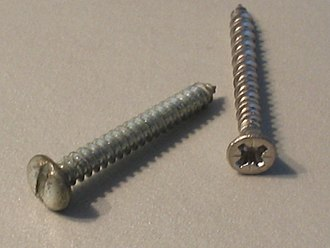
#> input picture img/tornillos.jpg, 330 x 248 px
$ jupyter execute tarea4.ipynb
#> lines starting #> are read from the running program, lines starting #| are printed output that depends on the picture; after the words box and inside, x2 and y2 are one past the last pixel; in counts of white or black regions, pixels touching at a corner belong together
[cell 1]
import cv2
import numpy as np
import matplotlib.pyplot as plt
from skimage.morphology import skeletonize

[cell 2]
img = cv2.imread("img/tornillos.jpg")
#> img is the input picture: shape (248, 330, 3); mean B, G, R 130, 143.6, 154.1

gray = cv2.cvtColor(img, cv2.COLOR_BGR2GRAY)

# suavizado
blur = cv2.GaussianBlur(gray,(5,5),0)

# umbral
_, thresh = cv2.threshold(blur,0,255,cv2.THRESH_BINARY + cv2.THRESH_OTSU)
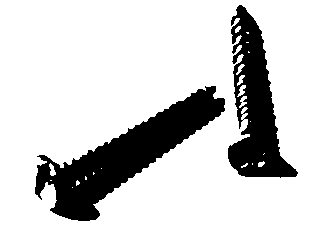
#> thresh: shape (248, 330); 82.7% white; 2 black regions, box (x1, y1, x2, y2) and area: (35, 86, 225, 221) 8482, (228, 5, 298, 178) 5660

# invertir si  son obscuros
thresh = cv2.bitwise_not(thresh)

# separar objetos
kernel = np.ones((3,3),np.uint8)
erode = cv2.erode(thresh,kernel,iterations=1)
#> erode: shape (248, 330); 14.8% white; 12 white regions (8 under 20 px), largest, box (x1, y1, x2, y2) and area: (36, 87, 224, 220) 7537, (229, 6, 296, 176) 4428, (41, 156, 51, 163) 23, (235, 76, 238, 86) 21
dilate = cv2.dilate(erode,kernel,iterations=1)
#> dilate: shape (248, 330); 17.1% white; 7 white regions, largest, box (x1, y1, x2, y2) and area: (35, 86, 225, 221) 8452, (228, 5, 297, 177) 5274, (234, 75, 240, 96) 90

# conectividad
num_labels, labels, stats, centroids = cv2.connectedComponentsWithStats(dilate)
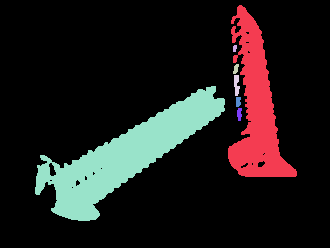
#> labels: shape (248, 330) int32; 8 distinct labels, from 0 to 7; one colour per label, 0 black
#> num_labels = 8; stats = [[0, 0, 330, 248, 67863], [228, 5, 69, 172, 5274], [233, 45, 4, 7, 24], [233, 64, 6, 10, 40], [234, 75, 6, 21, 90], [35, 86, 190, 135, 8452], [236, 97, 5, 10, 45], [237, 108, 5, 13, 52]]; centroids = [[162, 120.9], [256.1, 107.8], [234.4, 47.88], [235.5, 68.5], [236.1, 84.36], [124.9, 155.4], [237.8, 101.3], [239, 113.6]]

count = 0
area_min = 200

output = img.copy()

for i in range(1,num_labels):

    area = stats[i, cv2.CC_STAT_AREA]

    if area > area_min:

        count += 1

        x = stats[i, cv2.CC_STAT_LEFT]
        y = stats[i, cv2.CC_STAT_TOP]
        w = stats[i, cv2.CC_STAT_WIDTH]
        h = stats[i, cv2.CC_STAT_HEIGHT]

        cv2.rectangle(output,(x,y),(x+w,y+h),(0,255,0),2)
#> this loop made 7 passes
#> (area, x, y, w, h) on passes 1, 5: (5274, 228, 5, 69, 172), (8452, 35, 86, 190, 135)
#> area on passes 2, 3, 4, 6, 7: 24, 40, 90, 45, 52
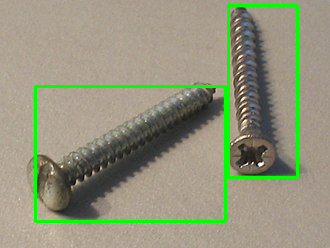
#> output: shape (248, 330, 3); 4.14% of pixels changed, all inside (x1, y1, x2, y2) = (34, 4, 299, 223)
#> after the loop, count = 2

print("Número de tornillos:",count)
#| Número de tornillos: 2

plt.imshow(cv2.cvtColor(output, cv2.COLOR_BGR2RGB))
plt.axis("off")
plt.show()

[cell 3]
import cv2
import numpy as np
import matplotlib.pyplot as plt

img = cv2.imread("img/tornillos_2.jpg")
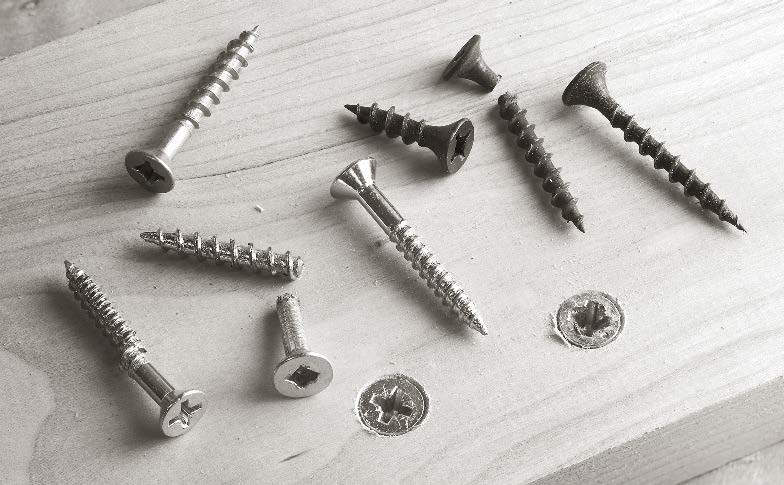
#> input picture img/tornillos_2.jpg, 784 x 485 px
#> img is the input picture: shape (485, 784, 3); mean B, G, R 181.9, 186.5, 189.8

gray = cv2.cvtColor(img, cv2.COLOR_BGR2GRAY)
#> gray: shape (485, 784)

# suavizado
blur = cv2.GaussianBlur(gray,(5,5),0)
#> blur: shape (485, 784)

# umbral
_, thresh = cv2.threshold(blur,0,255,cv2.THRESH_BINARY + cv2.THRESH_OTSU)
#> thresh: shape (485, 784); 77.9% white; 152 black regions (114 under 20 px), largest, box (x1, y1, x2, y2) and area: (0, 259, 183, 462) 19250, (0, 31, 252, 236) 11437, (303, 162, 485, 340) 9445

# invertir
thresh = cv2.bitwise_not(thresh)

# cerrar huecos (une partes del tornillo)
kernel = np.ones((7,7),np.uint8)
close = cv2.morphologyEx(thresh, cv2.MORPH_CLOSE, kernel)
#> close: shape (485, 784); 23.7% white; 59 white regions (37 under 20 px), largest, box (x1, y1, x2, y2) and area: (0, 229, 203, 462) 22302, (303, 103, 485, 340) 17240, (111, 228, 322, 407) 13508

# eliminar ruido pequeño
open_img = cv2.morphologyEx(close, cv2.MORPH_OPEN, kernel)
#> open_img: shape (485, 784); 23% white; 18 white regions, largest, box (x1, y1, x2, y2) and area: (0, 262, 196, 460) 20732, (113, 231, 320, 407) 13282, (0, 33, 247, 235) 11917

# conectividad
num_labels, labels, stats, centroids = cv2.connectedComponentsWithStats(open_img)
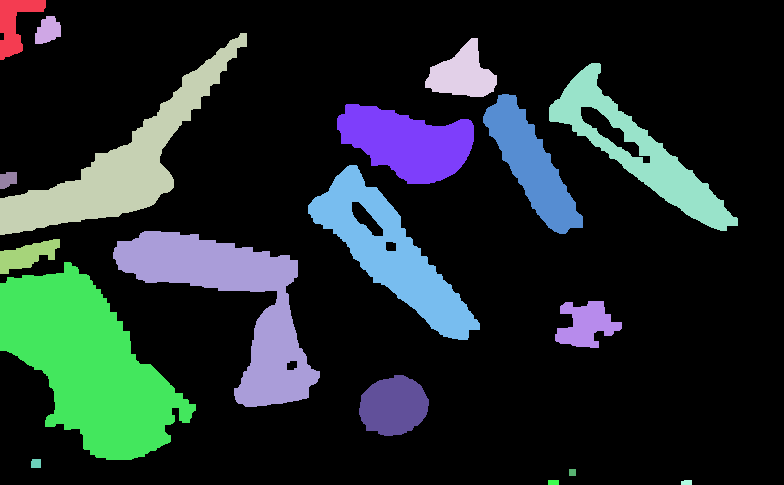
#> labels: shape (485, 784) int32; 19 distinct labels, from 0 to 18; one colour per label, 0 black
#> num_labels = 19; stats = 19 rows, first 6: [0, 0, 784, 485, 292644], [0, 0, 46, 60, 1353], [35, 16, 26, 28, 530], [0, 33, 247, 202, 11917], [425, 38, 72, 59, 2464], [549, 63, 189, 168, 7861]; centroids = 19 rows, first 8: [423.8, 240], [14.36, 23.25], [47.55, 30.16], [119.9, 163.6], [462.1, 73.94], [638.9, 151.2], [531.2, 164.3], [406.9, 142.3]

count = 0
area_min = 1200

output = img.copy()

for i in range(1,num_labels):

    area = stats[i, cv2.CC_STAT_AREA]

    if area > area_min:

        count += 1

        x = stats[i, cv2.CC_STAT_LEFT]
        y = stats[i, cv2.CC_STAT_TOP]
        w = stats[i, cv2.CC_STAT_WIDTH]
        h = stats[i, cv2.CC_STAT_HEIGHT]

        cv2.rectangle(output,(x,y),(x+w,y+h),(0,255,0),2)
#> this loop made 18 passes
#> (area, x, y, w, h) on passes 1, 3, 4, 5, 6, 7, 8, 10, 12, 13, 14: (1353, 0, 0, 46, 60), (11917, 0, 33, 247, 202), (2464, 425, 38, 72, 59), (7861, 549, 63, 189, 168), (5660, 483, 94, 100, 140), (7053, 337, 104, 137, 80), (9973, 308, 165, 172, 175), (13282, 113, 231, 207, 176), (20732, 0, 262, 196, 198), (1916, 555, 301, 67, 47), (3238, 359, 375, 70, 61)
#> area on passes 2, 9, 11, 15, 16, 17: 530, 233, 1140, 88, 49, 55
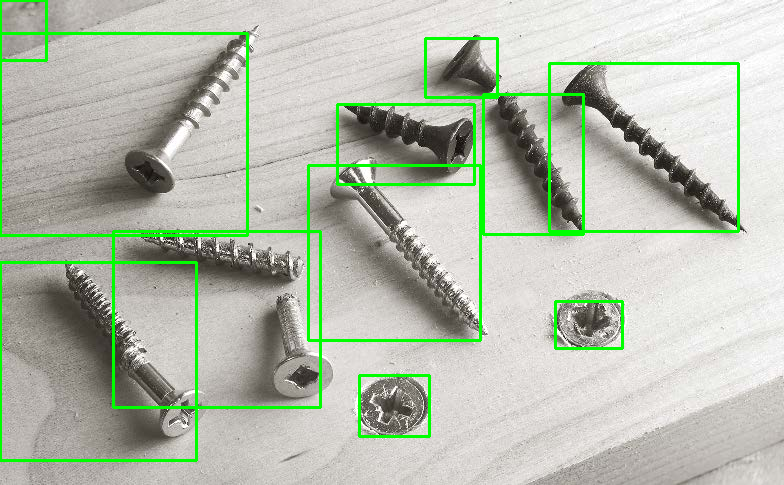
#> output: shape (485, 784, 3); 4.33% of pixels changed, all inside (x1, y1, x2, y2) = (0, 0, 740, 462)
#> after the loop, count = 11

print("Número de tornillos:",count)
#| Número de tornillos: 11

plt.imshow(cv2.cvtColor(output, cv2.COLOR_BGR2RGB))
plt.axis("off")
plt.show()

[cell 4]
import cv2
import matplotlib.pyplot as plt
from skimage.morphology import skeletonize

img = cv2.imread("img/bailarina.png")
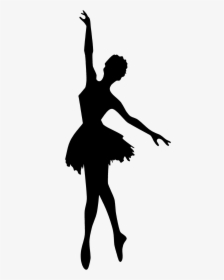
#> input picture img/bailarina.png, 224 x 280 px
#> img is the input picture: shape (280, 224, 3); min 0, max 248, mean 219.3

gray = cv2.cvtColor(img, cv2.COLOR_BGR2GRAY)
#> gray: shape (280, 224)

_, thresh = cv2.threshold(gray,0,255,cv2.THRESH_BINARY + cv2.THRESH_OTSU)
#> thresh: shape (280, 224); 89.1% white; 1 black region, box (x1, y1, x2, y2) and area: (65, 11, 171, 270) 6828

# Invertir imagen
thresh_inv = cv2.bitwise_not(thresh)

binary = thresh_inv // 255

skeleton = skeletonize(binary)
#> skeleton: shape (280, 224) bool; 0.89% white in thin lines or dots, all inside (x1, y1, x2, y2) = (73, 13, 171, 268)

# Convertir BGR a RGB para mostrar correctamente
img_rgb = cv2.cvtColor(img, cv2.COLOR_BGR2RGB)

plt.figure(figsize=(12,5))

plt.subplot(1,3,1)
plt.imshow(img_rgb)
plt.title("Imagen original")
plt.axis("off")

plt.subplot(1,3,2)
plt.imshow(thresh_inv, cmap="gray")
plt.title("Imagen binaria")
plt.axis("off")

plt.subplot(1,3,3)
plt.imshow(skeleton, cmap="gray")
plt.title("Esqueleto")
plt.axis("off")

plt.show()

[cell 5]
import cv2
import numpy as np
import matplotlib.pyplot as plt
from skimage.morphology import skeletonize

img = cv2.imread("img/mano.jpeg")
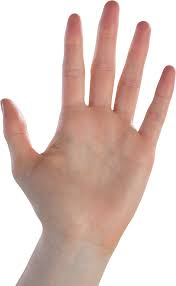
#> input picture img/mano.jpeg, 176 x 286 px
#> img is the input picture: shape (286, 176, 3); mean B, G, R 189.7, 197.3, 219.6

gray = cv2.cvtColor(img, cv2.COLOR_BGR2GRAY)
#> gray: shape (286, 176)

_, thresh = cv2.threshold(gray,0,255,cv2.THRESH_BINARY + cv2.THRESH_OTSU)
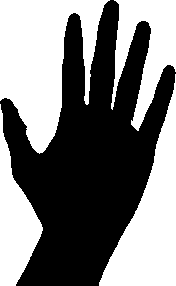
#> thresh: shape (286, 176); 48.8% white; 4 white regions, box (x1, y1, x2, y2) and area: (0, 0, 110, 154) 9549, (99, 74, 176, 286) 6988, (111, 0, 176, 131) 4274, (0, 104, 43, 286) 3733

thresh_inv = cv2.bitwise_not(thresh)

# Limpieza morfológica
kernel = np.ones((5,5),np.uint8)

clean = cv2.morphologyEx(thresh_inv, cv2.MORPH_OPEN, kernel)
#> clean: shape (286, 176); 51.2% white; 1 black region, box (x1, y1, x2, y2) and area: (0, 0, 176, 286) 24573

binary = clean // 255

skeleton = skeletonize(binary)
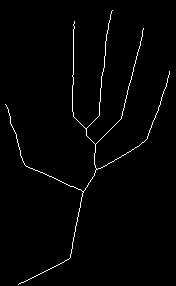
#> skeleton: shape (286, 176) bool; 1.5% white in thin lines or dots

# Convertir para mostrar bien los colores
img_rgb = cv2.cvtColor(img, cv2.COLOR_BGR2RGB)

plt.figure(figsize=(15,5))

plt.subplot(1,3,1)
plt.imshow(img_rgb)
plt.title("Imagen original")
plt.axis("off")

plt.subplot(1,3,2)
plt.imshow(clean, cmap="gray")
plt.title("Imagen limpia")
plt.axis("off")

plt.subplot(1,3,3)
plt.imshow(skeleton, cmap="gray")
plt.title("Esqueleto")
plt.axis("off")

plt.show()
